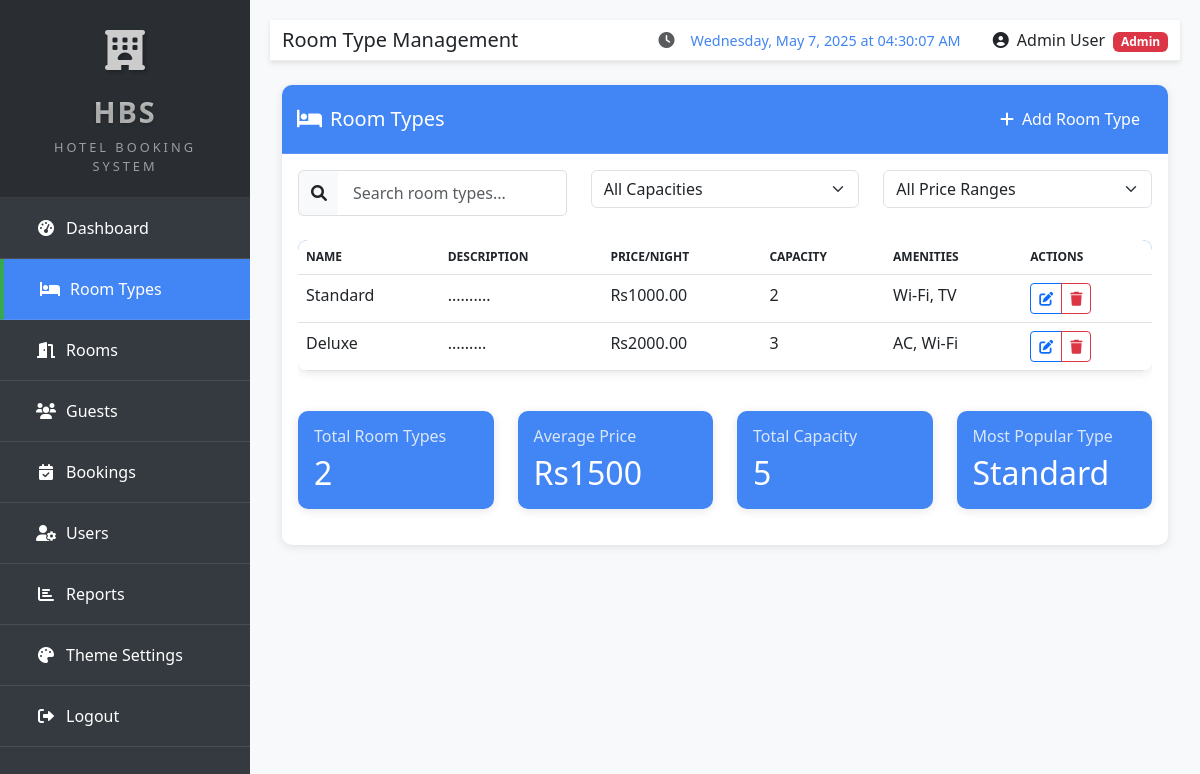
Page /hotel/room-types/ (signed in) on the committed database.
### hotel/models.py (models this page shows, shortened)
class UserProfile(models.Model):
    ROLE_CHOICES = (
        ('admin', 'Admin'),
        ('receptionist', 'Receptionist'),
    )
    user = models.OneToOneField(User, on_delete=models.CASCADE, related_name='profile')
    role = models.CharField(max_length=20, choices=ROLE_CHOICES, default='receptionist')
    phone = models.CharField(max_length=20, blank=True)
    address = models.TextField(blank=True)

class RoomType(models.Model):
    name = models.CharField(max_length=100)
    description = models.TextField()
    price_per_night = models.DecimalField(max_digits=10, decimal_places=2)
    capacity = models.PositiveIntegerField(default=1)
    amenities = models.TextField(blank=True)
    created_at = models.DateTimeField(auto_now_add=True)
    updated_at = models.DateTimeField(auto_now=True)

### hotel/views.py (the view, shortened to what this page needs)
# urls.py: path('room-types/', views.room_type_list, name='room_type_list'),
@login_required
@admin_required
def room_type_list(request):
    room_types = RoomType.objects.all()
    search_query = request.GET.get('search')
    if search_query:
        room_types = room_types.filter(
            Q(name__icontains=search_query) |
            Q(description__icontains=search_query) |
            Q(amenities__icontains=search_query)
        )
    capacity_filter = request.GET.get('capacity')
    if capacity_filter:
        room_types = room_types.filter(capacity=capacity_filter)
    price_range = request.GET.get('price_range')
    avg_price = room_types.aggregate(Avg('price_per_night'))['price_per_night__avg']
    total_capacity = room_types.aggregate(Sum('capacity'))['capacity__sum'] or 0
    most_popular = room_types.first().name if room_types.exists() else "N/A"
    context = {
        'room_types': room_types,
        'avg_price': avg_price,
        'total_capacity': total_capacity,
        'most_popular': most_popular,
        'search_query': search_query,
        'capacity_filter': capacity_filter,
        'price_range': price_range
    }
    if request.headers.get('X-Requested-With') == 'XMLHttpRequest':
        return render(request, 'hotel/includes/room_type_table.html', context)
    return render(request, 'hotel/room_type_list.html', context)

### hotel/context_processors.py (called while the page is built)
def theme_settings(request):
    if request.user.is_authenticated:
        try:
            from .models import ThemeSettings
            theme_settings, created = ThemeSettings.objects.get_or_create(user=request.user)
            return {'user_theme_settings': theme_settings}
        except Exception:
            pass
    return {'user_theme_settings': None}

def hotel_info(request):
    try:
        from .models import HotelInfo
        info = HotelInfo.get_info()
        return {'hotel_info': info}
    except Exception:
        pass
    return {'hotel_info': None}

### hotel/views.py (called while the page is built)
def admin_required(view_func):
    @wraps(view_func)
    def _wrapped_view(request, *args, **kwargs):
        if hasattr(request.user, 'profile') and request.user.profile.role == 'admin':
            return view_func(request, *args, **kwargs)
        messages.error(request, "You don't have permission to access this page.")
        return redirect('dashboard')
    return _wrapped_view

### templates/hotel/room_type_list.html (shortened to what this page needs)
{% extends "hotel/base.html" %}
{% block page_title %}Room Type Management{% endblock %}
{% block content %}
<div class="card">
    <div class="card-header">
        <div class="d-flex justify-content-between align-items-center">
            <h5 class="mb-0"><i class="fas fa-bed me-2"></i>Room Types</h5>
            {% if user.is_superuser %}
            <a href="{% url 'room_type_create' %}" class="btn btn-primary">
                <i class="fas fa-plus me-2"></i>Add Room Type
            </a>
            {% endif %}
        </div>
    </div>
    <div class="card-body">
        <div class="row mb-4">
            <div class="col-md-4">
                <div class="input-group">
                    <span class="input-group-text">
                        <i class="fas fa-search"></i>
                    </span>
                    <input type="text" id="searchInput" class="form-control" placeholder="Search room types...">
                </div>
            </div>
            <div class="col-md-4">
                <select id="capacityFilter" class="form-select">
                    <option value="">All Capacities</option>
                </select>
            </div>
            <div class="col-md-4">
                <select id="priceFilter" class="form-select">
                    <option value="">All Price Ranges</option>
                </select>
            </div>
        </div>
        <div id="roomTypeTableContainer">
            {% include "hotel/includes/room_type_table.html" %}
        </div>
        <div class="row mt-4">
            <div class="col-md-3">
                <div class="card bg-primary text-white">
                    <div class="card-body">
                        <h6 class="card-title">Total Room Types</h6>
                        <h2 class="mb-0">{{ room_types.count }}</h2>
                    </div>
                </div>
            </div>
            <div class="col-md-3">
                <div class="card bg-success text-white">
                    <div class="card-body">
                        <h6 class="card-title">Average Price</h6>
                        <h2 class="mb-0">Rs{{ avg_price|default:"0" }}</h2>
                    </div>
                </div>
            </div>
            <div class="col-md-3">
                <div class="card bg-info text-white">
                    <div class="card-body">
                        <h6 class="card-title">Total Capacity</h6>
                        <h2 class="mb-0">{{ total_capacity|default:"0" }}</h2>
                    </div>
                </div>
            </div>
            <div class="col-md-3">
                <div class="card bg-warning text-white">
                    <div class="card-body">
                        <h6 class="card-title">Most Popular Type</h6>
                        <h2 class="mb-0">{{ most_popular|default:"N/A" }}</h2>
                    </div>
                </div>
            </div>
        </div>
    </div>
</div>
{% endblock %}

### templates/hotel/base.html (shortened to what this page needs)
<!DOCTYPE html>
<html lang="en">
<head>
    <link href="https://cdn.jsdelivr.net/npm/bootstrap@5.3.0-alpha1/dist/css/bootstrap.min.css" rel="stylesheet">
    <link rel="stylesheet" href="https://cdnjs.cloudflare.com/ajax/libs/font-awesome/6.0.0/css/all.min.css">
    <link rel="stylesheet" href="https://cdn.jsdelivr.net/npm/chart.js@4.4.1/dist/chart.min.css">
    <link rel="stylesheet" href="/static/css/custom.css">
</head>
<body>
    {% if user.is_authenticated %}
    <div class="sidebar">
        <div class="logo-container">
            <div class="logo-icon">
                <i class="fas fa-hotel"></i>
            </div>
            <div class="logo-text">HBS</div>
            <div class="logo-subtitle">Hotel Booking System</div>
        </div>
        <ul class="nav flex-column">
            <li class="nav-item {% if request.path == '/hotel/' %}active{% endif %}">
                <a class="nav-link" href="{% url 'dashboard' %}">
                    <i class="fas fa-tachometer-alt"></i>
                    <span>Dashboard</span>
                </a>
            </li>
            <li class="nav-item {% if '/room-types/' in request.path %}active{% endif %}">
                <a class="nav-link" href="{% url 'room_type_list' %}">
                    <i class="fas fa-bed"></i>
                    <span>Room Types</span>
                </a>
            </li>
            <li class="nav-item {% if '/rooms/' in request.path %}active{% endif %}">
                <a class="nav-link" href="{% url 'room_list' %}">
                    <i class="fas fa-door-open"></i>
                    <span>Rooms</span>
                </a>
            </li>
            <li class="nav-item {% if '/guests/' in request.path %}active{% endif %}">
                <a class="nav-link" href="{% url 'guest_list' %}">
                    <i class="fas fa-users"></i>
                    <span>Guests</span>
                </a>
            </li>
            <li class="nav-item {% if '/bookings/' in request.path %}active{% endif %}">
                <a class="nav-link" href="{% url 'booking_list' %}">
                    <i class="fas fa-calendar-check"></i>
                    <span>Bookings</span>
                </a>
            </li>
            {% if user.profile.role == 'admin' %}
            <li class="nav-item {% if '/users/' in request.path %}active{% endif %}">
                <a class="nav-link" href="{% url 'user_list' %}">
                    <i class="fas fa-user-cog"></i>
                    <span>Users</span>
                </a>
            </li>
            <li class="nav-item {% if '/reports/' in request.path %}active{% endif %}">
                <a class="nav-link" href="{% url 'reports' %}">
                    <i class="fas fa-chart-bar"></i>
                    <span>Reports</span>
                </a>
            </li>
            {% endif %}
            <li class="nav-item {% if '/settings/theme/' in request.path %}active{% endif %}">
                <a class="nav-link" href="{% url 'theme_settings' %}">
                    <i class="fas fa-palette"></i>
                    <span>Theme Settings</span>
                </a>
            </li>
            <li class="nav-item">
                <a class="nav-link" href="{% url 'logout' %}">
                    <i class="fas fa-sign-out-alt"></i>
                    <span>Logout</span>
                </a>
            </li>
        </ul>
    </div>
    <div class="main-content">
        <nav class="navbar navbar-expand-lg navbar-light mb-4">
            <div class="container-fluid">
                <h5 class="mb-0">{% block page_title %}Hotel Booking System{% endblock %}</h5>
                <div class="d-flex align-items-center">
                    <div class="me-4 text-muted">
                        <i class="fas fa-clock me-1"></i>
                        <span id="realTimeClock"></span>
                    </div>
                    <div class="dropdown">
                        <a class="nav-link dropdown-toggle" href="#" role="button" id="userDropdown" data-bs-toggle="dropdown" aria-expanded="false">
                            <i class="fas fa-user-circle me-1"></i>
                            {{ user.get_full_name|default:user.username }}
                            {% if user.profile.role %}
                            <span class="badge {% if user.profile.role == 'admin' %}bg-danger{% else %}bg-primary{% endif %} ms-1">
                                {{ user.profile.role|title }}
                            </span>
                            {% endif %}
                        </a>
                    </div>
                </div>
            </div>
        </nav>
        <div class="container-fluid">
            {% block content %}{% endblock %}
        </div>
    </div>
    {% else %}
    {% block login_content %}{% endblock %}
    {% endif %}
</body>
</html>

### templates/hotel/includes/room_type_table.html (shortened to what this page needs)
<div class="table-responsive">
    <table class="table table-hover">
        <thead>
            <tr>
                <th>Name</th>
                <th>Description</th>
                <th>Price/Night</th>
                <th>Capacity</th>
                <th>Amenities</th>
                <th>Actions</th>
            </tr>
        </thead>
        <tbody>
            {% for room_type in room_types %}
            <tr>
                <td>{{ room_type.name }}</td>
                <td>{{ room_type.description|truncatechars:50 }}</td>
                <td>Rs{{ room_type.price_per_night }}</td>
                <td>{{ room_type.capacity }}</td>
                <td>{{ room_type.amenities|truncatechars:30 }}</td>
                <td>
                    <div class="btn-group">
                        <a href="{% url 'room_type_edit' room_type.id %}" class="btn btn-sm btn-outline-primary" title="Edit">
                            <i class="fas fa-edit"></i>
                        </a>
                        <a href="{% url 'room_type_delete' room_type.id %}" class="btn btn-sm btn-outline-danger" title="Delete"
                           onclick="return confirm('Are you sure you want to delete this room type?');">
                            <i class="fas fa-trash"></i>
                        </a>
                    </div>
                </td>
            </tr>
            {% endfor %}
        </tbody>
    </table>
</div>

### static/css/custom.css (style rules this page uses)
.table thead th, .table thead th.text-dark, .table-light th, .table-light th.text-dark { color: #212529 !important; font-weight: 600; }

### templates/hotel/base.html (style rules this page uses)
:root { --primary-color: #4285F4; --secondary-color: #34A853; --danger-color: #EA4335; --warning-color: #FBBC05; --sidebar-color: #343a40; --dark-color: #333; --light-color: #f4f4f4; }
body { font-family: 'Segoe UI', Tahoma, Geneva, Verdana, sans-serif; background-color: #f8f9fa; margin: 0; padding: 0; }
.sidebar { position: fixed; top: 0; left: 0; height: 100%; width: 250px; background: var(--sidebar-color) !important; color: white; z-index: 1000; transition: all 0.3s; }
.logo-container { padding: 20px; background-color: var(--sidebar-color); filter: brightness(0.8); border-bottom: 1px solid rgba(255, 255, 255, 0.1); text-align: center; }
.logo-icon { font-size: 2.5rem; margin-bottom: 10px; color: white; text-shadow: 2px 2px 4px rgba(0, 0, 0, 0.3); animation: glow 2s ease-in-out infinite alternate; }
.logo-text { font-size: 1.8rem; font-weight: bold; letter-spacing: 2px; background: linear-gradient(45deg, #fff, #f0f0f0); -webkit-background-clip: text; -webkit-text-fill-color: transparent; text-shadow: 0px 2px 4px rgba(0, 0, 0, 0.2); }
.logo-subtitle { font-size: 0.8rem; color: rgba(255, 255, 255, 0.7); text-transform: uppercase; letter-spacing: 3px; margin-top: 5px; }
.sidebar .nav-item { padding: 10px 20px; border-bottom: 1px solid rgba(255, 255, 255, 0.1); transition: all 0.3s; }
.sidebar .nav-item.active { background: var(--primary-color); border-left: 4px solid var(--secondary-color); }
.sidebar .nav-link { color: white; text-decoration: none; display: flex; align-items: center; }
.sidebar .nav-link i { margin-right: 10px; width: 20px; text-align: center; }
.main-content { margin-left: 250px; padding: 20px; min-height: 100vh; }
.navbar { background-color: white; box-shadow: 0 2px 5px rgba(0, 0, 0, 0.1); border-bottom: 1px solid #eee; }
.navbar .dropdown-toggle::after { display: none; }
.card { border-radius: 10px; box-shadow: 0 2px 10px rgba(0, 0, 0, 0.1); margin-bottom: 20px; border: none; }
.card-header { background-color: var(--primary-color) !important; color: white !important; border-bottom: 1px solid rgba(255, 255, 255, 0.125); border-radius: 10px 10px 0 0 !important; padding: 15px; font-weight: bold; }
.card-header h5, .card-header h6 { color: white !important; margin-bottom: 0; }
.form-control { border-radius: 5px; padding: 10px 15px; border: 1px solid #ddd; }
.btn-primary { background-color: var(--primary-color); border-color: var(--primary-color); }
.table { background: white; border-radius: 10px; overflow: hidden; box-shadow: 0 2px 10px rgba(0, 0, 0, 0.1); }
.table thead { background-color: var(--primary-color); color: white; }
.table thead th { border-top: none; font-weight: 600; text-transform: uppercase; font-size: 12px; color: white; }
.input-group .input-group-text { background-color: #f8f9fa; border-right: none; }
.input-group .form-control { border-left: none; }
.form-select { padding-right: 2.25rem; background-position: right 0.75rem center; background-size: 16px 12px; }
.btn-group .btn { padding: 0.25rem 0.5rem; font-size: 0.875rem; }
.btn-group .btn i { font-size: 0.875rem; }
.card.bg-primary, .card.bg-success, .card.bg-info, .card.bg-warning { background-color: var(--primary-color) !important; color: white !important; }
.card.bg-primary .card-title, .card.bg-success .card-title, .card.bg-info .card-title, .card.bg-warning .card-title { color: rgba(255, 255, 255, 0.8); }
#realTimeClock { font-family: 'Segoe UI', Tahoma, Geneva, Verdana, sans-serif; font-size: 0.9rem; font-weight: 500; color: var(--primary-color); padding: 0.5rem; border-radius: 4px; background-color: rgba(var(--primary-rgb), 0.1); }

### rows in the picture
RoomType: name "Standard", description "..........", price_per_night "1000.00", capacity "2", amenities "Wi-Fi, TV"
RoomType: name "Deluxe", description ".........", price_per_night "2000.00", capacity "3", amenities "AC, Wi-Fi"

### other values in the picture
{{ user.get_full_name|default:user.username }} "Admin User"
{{ user.profile.role|title }} "Admin"
{{ room_types.count }} "2"
{{ avg_price|default:"0" }} "1500"
{{ total_capacity|default:"0" }} "5"
